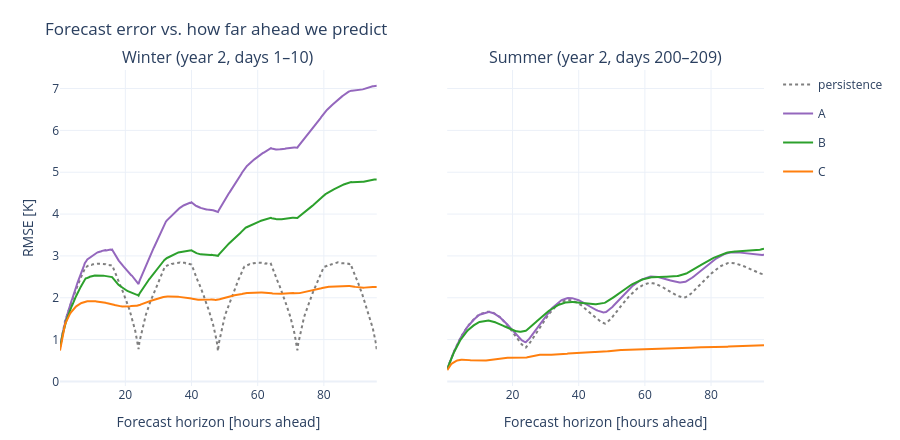

Write notebook code for a chart like this one.
### Markdown cell above
<a id="sec-curves"></a>
## 6. Error vs. forecast horizon

The most informative single picture: how the typical error (RMSE) grows as we forecast further ahead, for each model and for the persistence baseline. One panel per window.

### Code cell
lead_h = np.arange(1, KMAX + 1) * 0.25                # lead time in hours
fig = make_subplots(rows=1, cols=2, subplot_titles=list(WINDOWS.keys()), shared_yaxes=True)
for j, wname in enumerate(WINDOWS, start=1):
    for m in ["persistence", "A", "B", "C"]:
        c = curves[wname][m]
        fig.add_trace(go.Scatter(x=lead_h, y=c, name=m if j == 1 else None,
                                 line=dict(color=COLM[m], width=2, dash="dot" if m == "persistence" else "solid"),
                                 legendgroup=m, showlegend=(j == 1)), 1, j)
    fig.update_xaxes(title_text="Forecast horizon [hours ahead]", row=1, col=j)
fig.update_yaxes(title_text="RMSE [K]", row=1, col=1)
fig.update_layout(title="Forecast error vs. how far ahead we predict")
save_fig(fig, "fig12_horizon_curves", h=440)

### Figure 1 — Plotly figure (JSON) as saved in the notebook; plotly's stock layout.template omitted (floating-point values rounded to 4 significant figures; data arrays with more than 128 entries replaced by an {"elided": "..."} marker saying what was removed)
{"data": [{"legendgroup": "persistence", "line": {"color": "#7f7f7f", "dash": "dot", "width": 2}, "name": "persistence", "showlegend": true, "type": "scatter", "x": {"elided": "384 float values"}, "xaxis": "x", "y": {"elided": "384 float values"}, "yaxis": "y"}, {"legendgroup": "A", "line": {"color": "#9467bd", "dash": "solid", "width": 2}, "name": "A", "showlegend": true, "type": "scatter", "x": {"elided": "384 float values"}, "xaxis": "x", "y": {"elided": "384 float values"}, "yaxis": "y"}, {"legendgroup": "B", "line": {"color": "#2ca02c", "dash": "solid", "width": 2}, "name": "B", "showlegend": true, "type": "scatter", "x": {"elided": "384 float values"}, "xaxis": "x", "y": {"elided": "384 float values"}, "yaxis": "y"}, {"legendgroup": "C", "line": {"color": "#ff7f0e", "dash": "solid", "width": 2}, "name": "C", "showlegend": true, "type": "scatter", "x": {"elided": "384 float values"}, "xaxis": "x", "y": {"elided": "384 float values"}, "yaxis": "y"}, {"legendgroup": "persistence", "line": {"color": "#7f7f7f", "dash": "dot", "width": 2}, "showlegend": false, "type": "scatter", "x": {"elided": "384 float values"}, "xaxis": "x2", "y": {"elided": "384 float values"}, "yaxis": "y2"}, {"legendgroup": "A", "line": {"color": "#9467bd", "dash": "solid", "width": 2}, "showlegend": false, "type": "scatter", "x": {"elided": "384 float values"}, "xaxis": "x2", "y": {"elided": "384 float values"}, "yaxis": "y2"}, {"legendgroup": "B", "line": {"color": "#2ca02c", "dash": "solid", "width": 2}, "showlegend": false, "type": "scatter", "x": {"elided": "384 float values"}, "xaxis": "x2", "y": {"elided": "384 float values"}, "yaxis": "y2"}, {"legendgroup": "C", "line": {"color": "#ff7f0e", "dash": "solid", "width": 2}, "showlegend": false, "type": "scatter", "x": {"elided": "384 float values"}, "xaxis": "x2", "y": {"elided": "384 float values"}, "yaxis": "y2"}], "layout": {"annotations": [{"font": {"size": 16}, "showarrow": false, "text": "Winter (year 2, days 1–10)", "x": 0.225, "xanchor": "center", "xref": "paper", "y": 1, "yanchor": "bottom", "yref": "paper"}, {"font": {"size": 16}, "showarrow": false, "text": "Summer (year 2, days 200–209)", "x": 0.775, "xanchor": "center", "xref": "paper", "y": 1, "yanchor": "bottom", "yref": "paper"}], "height": 440, "margin": {"b": 50, "l": 60, "r": 30, "t": 70}, "title": {"text": "Forecast error vs. how far ahead we predict"}, "xaxis": {"anchor": "y", "domain": [0, 0.45], "title": {"text": "Forecast horizon [hours ahead]"}}, "xaxis2": {"anchor": "y2", "domain": [0.55, 1], "title": {"text": "Forecast horizon [hours ahead]"}}, "yaxis": {"anchor": "x", "domain": [0, 1], "title": {"text": "RMSE [K]"}}, "yaxis2": {"anchor": "x2", "domain": [0, 1], "matches": "y", "showticklabels": false}}}
